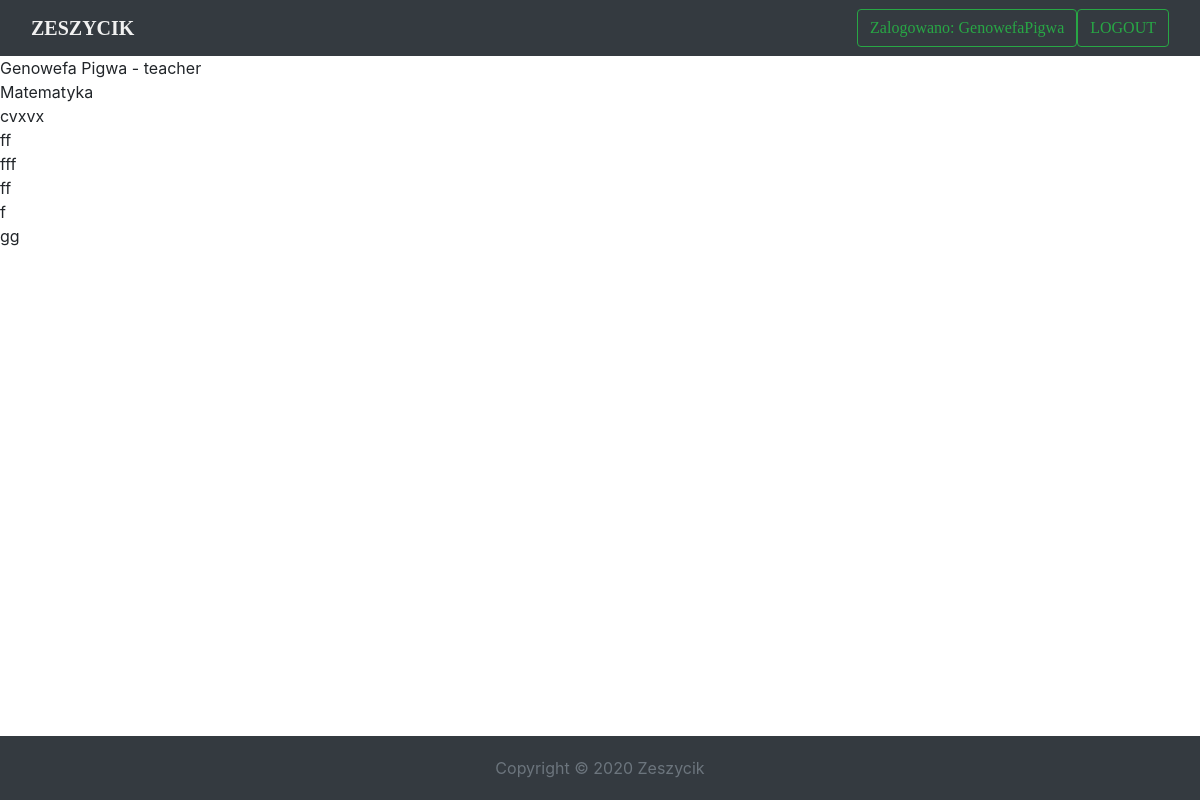
/studenttest/detail/1 (signed in), run on the app's committed database.
### school/models.py (models this page shows, shortened)
class StudentTest(models.Model):
    lesson = models.ForeignKey(Lesson, on_delete=models.CASCADE)
    author = models.ForeignKey(SchoolUser, on_delete=models.DO_NOTHING)
    question = models.TextField()
    answer_right = models.CharField(max_length=5, default='')
    answer_1 = models.CharField(max_length=150, default='')
    answer_2 = models.CharField(max_length=150, default='')
    answer_3 = models.CharField(max_length=150, default='')
    answer_4 = models.CharField(max_length=150, default='')

class SchoolUser(models.Model):
    USERS_KIND = [
        ('administrator', 'Dyrektor'),
        ('teacher', 'Nauczyciel'),
        ('student', 'Uczeń')
    ]
    user = models.OneToOneField(User, on_delete=models.CASCADE, null=True, blank=True)
    permissions = models.CharField(choices=USERS_KIND, max_length=15)
    grades = models.CharField(max_length=150, default='')
    def __str__(self):
        return f'{self.user.first_name} {self.user.last_name} - {self.permissions}'

class Lesson(models.Model):
    name = models.CharField(max_length=150, unique=True, blank=False)
    description = models.TextField()
    teacher = models.ForeignKey(SchoolUser, on_delete=models.SET_NULL, null=True, blank=True, related_name='teacher')
    date = models.DateTimeField(default=timezone.now)
    data = models.FileField(blank=True, null=True)
    students = models.ManyToManyField(SchoolUser, null=True, blank=True, related_name='students')
    def __str__(self):
        return self.name

### school/views.py (the view)
# urls.py: path('studenttest/detail/<pk>', StudentTestDetailView.as_view(), name='studenttest_detail'),
class StudentTestDetailView(DetailView):
    template_name = 'studenttest_detail.html'
    model = StudentTest
    context_object_name = 'test'

### school/templates/studenttest_detail.html
{% extends 'dashboard2.html' %}
{% load static %}
{% block content %}
    {{ test.author}}<br>
    {{ test.lesson }}<br>
    {{ test.question }}<br>
    {{ test.answer_right }}<br>
    {{ test.answer_1 }}<br>
    {{ test.answer_2 }}<br>
    {{ test.answer_3 }}<br>
    {{ test.answer_4 }}<br>
{% endblock content %}

### school/templates/base.html (shortened to what this page needs)
{% load static %}
<!DOCTYPE html>
<html lang="en">
<head>
    <link rel="stylesheet" href="{% static 'css/index.css' %}">
    <link rel="stylesheet" href="https://stackpath.bootstrapcdn.com/bootstrap/4.5.0/css/bootstrap.min.css">
</head>
<body>
<nav class="navbar navbar-expand-sm navbar-default navbar-fixed-top bg-dark justify-content-end mt">
<div class="container-fluid">
  <a class="navbar-brand " href="{% url 'index' %}">ZESZYCIK</a>
      <form class="form-inline my-2 my-sm-0 " >
        {% if user.is_authenticated %}
            <a class="btn btn-outline-success padding " href="{% url 'dashboard' %}">Zalogowano: {{ user.username }} <span class="sr-only">(current)</span></a>
            <a class="btn btn-outline-success my-2 my-sm-0" href="{% url 'logout' %}">LOGOUT</a>
        {% else %}
            <a class="btn btn-outline-success my-2 my-sm-0" href="{% url 'login' %}">LOGIN</a>
        {% endif %}
      </form>
</div>
</nav>
    {% block content %}
    {% endblock %}
<div class="container-fluid">
<footer class="fixed-bottom bg-dark">
  <div class="text-center">
    <span class="text-muted">Copyright &copy; 2020 Zeszycik</span>
  </div>
</footer>
</div>
</body>
</html>

### static/css/index.css (style rules this page uses)
body { margin-top: 70px; background-attachment: fixed; background-size: 100%; font-size: 16px; }
.navbar-default { background-color: #ffffff !important; border:0; font-family: "Poppins"; }
.navbar-brand { font-size: 30px; color: #f1f1f1 !important; font-weight: bold; }
footer { padding: 20px; }

### data on the page
StudentTest: author "Genowefa Pigwa - teacher", lesson "Matematyka", question "cvxvx", answer_right "ff", answer_1 "fff", answer_2 "ff", answer_3 "f", answer_4 "gg"

### other printed values
{{ user.username }} "GenowefaPigwa"
